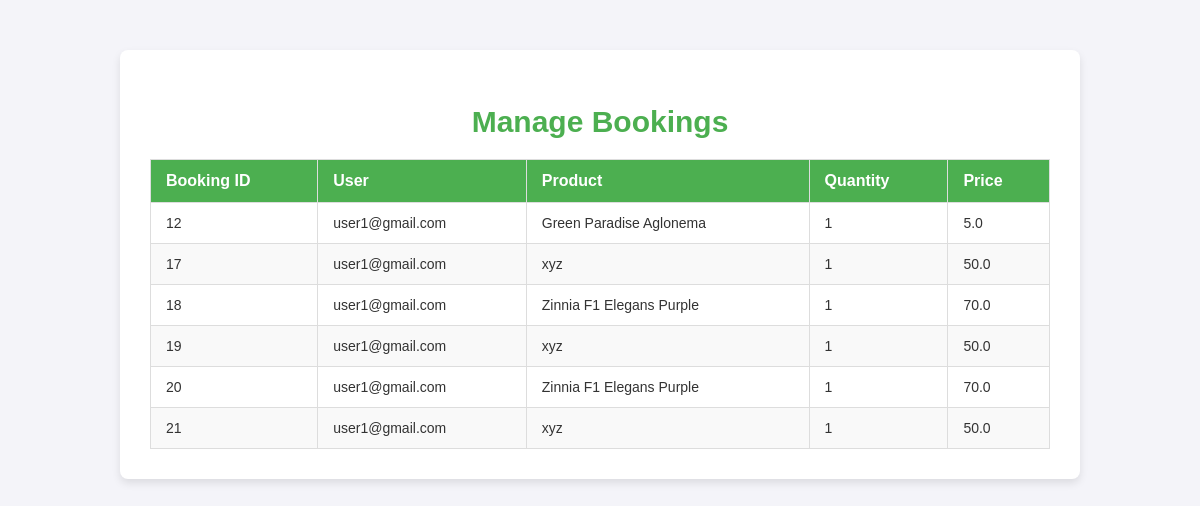
Screenshot of /manage_orders/ (signed in) with the database file from the repository.
### app/models.py (models this page shows, shortened)
class Bookings(models.Model):
    user=models.ForeignKey(User,on_delete=models.CASCADE)
    pro=models.ForeignKey(Plants,on_delete=models.CASCADE)
    qty=models.TextField()
    price=models.FloatField()
    address=models.ForeignKey(Address,on_delete=models.CASCADE)
    date=models.DateField(auto_now_add=True)

class Plants(models.Model):
    p_id=models.TextField()
    name=models.TextField()
    p_catg=models.TextField()
    p_dis=models.TextField()
    price=models.IntegerField()
    offer_price=models.IntegerField()
    img=models.FileField()
    img2=models.FileField()
    stock=models.IntegerField()
    catg=models.ForeignKey(Category,on_delete=models.CASCADE)
    mcatg=models.ForeignKey(Main_cat,on_delete=models.CASCADE)

### app/views.py (the view, shortened to what this page needs)
# urls.py: path('manage_orders/', views.manage_orders,name='manage_orders'),
def manage_orders(req):
    if req.user.is_authenticated and req.user.is_staff:
        bookings = Bookings.objects.all()  # Retrieve all bookings
        data=Order.objects.all()
        return render(req, 'admin/manage_orders.html', {'bookings': bookings,'data':data})
    else:
        return redirect('m_login')

### templates/admin/manage_orders.html (shortened to what this page needs)
<!DOCTYPE html>
<html lang="en">
<head>
</head>
<body>
    <div class="container">
        <h2>Manage Bookings</h2>
        <table class="table">
            <thead>
                <tr>
                    <th>Booking ID</th>
                    <th>User</th>
                    <th>Product</th>
                    <th>Quantity</th>
                    <th>Price</th>
                </tr>
            </thead>
            <tbody>
                {% for booking in bookings %}
                <tr>
                    <td>{{ booking.id }}</td>
                    <td>{{ booking.user.username }}</td>
                    <td>{{ booking.pro.name }}</td>
                    <td>{{ booking.qty }}</td>
                    <td>{{ booking.price }}</td>
                </tr>
                {% endfor %}
            </tbody>
        </table>
    </div>
</body>
</html>

### templates/admin/manage_orders.html (style rules this page uses)
body { font-family: 'Arial', sans-serif; background-color: #f4f4f9; color: #333; margin: 0; padding: 0; }
.container { width: 90%; max-width: 900px; margin: 50px auto; background-color: #fff; padding: 30px; border-radius: 8px; box-shadow: 0 4px 8px rgba(0, 0, 0, 0.1); }
h2 { text-align: center; color: #4CAF50; font-size: 30px; margin-bottom: 20px; }
.table { width: 100%; border-collapse: collapse; }
.table th, .table td { padding: 12px 15px; text-align: left; border: 1px solid #ddd; }
.table th { background-color: #4CAF50; color: #fff; }
.table tr:nth-child(even) { background-color: #f9f9f9; }
.table td { font-size: 14px; }

### rows the page displays
Bookings: id "12", user.username "user1@gmail.com", pro.name "Green Paradise Aglonema", qty "1", price "5.0"
Bookings: id "17", user.username "user1@gmail.com", pro.name "xyz", qty "1", price "50.0"
Bookings: id "18", user.username "user1@gmail.com", pro.name "Zinnia F1 Elegans Purple", qty "1", price "70.0"
Bookings: id "19", user.username "user1@gmail.com", pro.name "xyz", qty "1", price "50.0"
Bookings: id "20", user.username "user1@gmail.com", pro.name "Zinnia F1 Elegans Purple", qty "1", price "70.0"
Bookings: id "21", user.username "user1@gmail.com", pro.name "xyz", qty "1", price "50.0"
